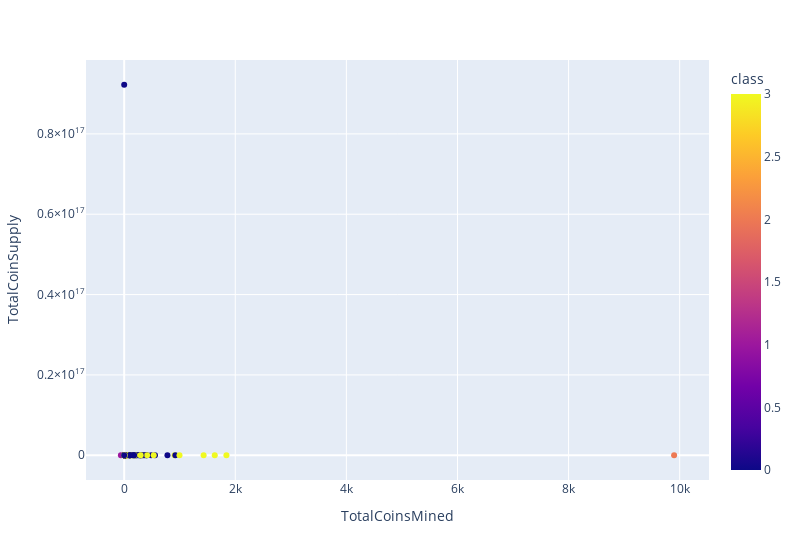

Write notebook code for a chart like this one.
### Code cell
#plot in 3d
fig = px.scatter(clustered_df, x="TotalCoinsMined", y="TotalCoinSupply", color="class", width=800, hover_name="CoinName", hover_data=["Algorithm"])
fig.show()

### Figure 1 — Plotly figure (JSON) as saved in the notebook; plotly's stock layout.template omitted (floating-point values rounded to 4 significant figures; data arrays with more than 128 entries replaced by an {"elided": "..."} marker saying what was removed)
{"data": [{"customdata": {"elided": "685x1 str values"}, "hovertemplate": "<b>%{hovertext}</b><br><br>TotalCoinsMined=%{x}<br>TotalCoinSupply=%{y}<br>Algorithm=%{customdata[0]}<br>class=%{marker.color}<extra></extra>", "hovertext": {"elided": "685 str values"}, "legendgroup": "", "marker": {"color": {"elided": "685 int values"}, "coloraxis": "coloraxis", "symbol": "circle"}, "mode": "markers", "name": "", "orientation": "h", "showlegend": false, "type": "scatter", "x": {"elided": "685 float values"}, "xaxis": "x", "y": {"elided": "685 str values"}, "yaxis": "y"}], "layout": {"coloraxis": {"colorbar": {"title": {"text": "class"}}, "colorscale": [[0, "#0d0887"], [0.1111, "#46039f"], [0.2222, "#7201a8"], [0.3333, "#9c179e"], [0.4444, "#bd3786"], [0.5556, "#d8576b"], [0.6667, "#ed7953"], [0.7778, "#fb9f3a"], [0.8889, "#fdca26"], [1, "#f0f921"]]}, "legend": {"tracegroupgap": 0}, "margin": {"t": 60}, "width": 800, "xaxis": {"anchor": "y", "domain": [0, 1], "title": {"text": "TotalCoinsMined"}}, "yaxis": {"anchor": "x", "domain": [0, 1], "title": {"text": "TotalCoinSupply"}}}}
